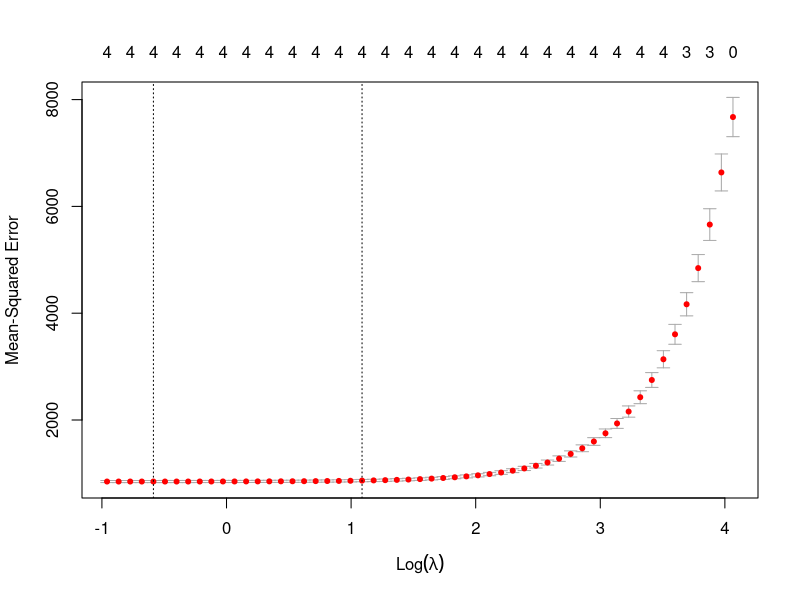

The R script that drew this image:
library(MASS)
library(tidyr)
library(ggplot2)
library(glmnet)
get_results<- function(lambda){
  coeffs_total=data.frame(V1=numeric(),V2=numeric(),V3=numeric(),V4=numeric(),V5=numeric())
  for (q in 1:100){
    V1 =runif(1000)*100
    V2 =runif(1000)*10 + V1
    
    V3 =runif(1000)*100
    V4 =runif(1000)*10 + V3
    
    V5 =runif(1000)*100
    Residuals =runif(1000)*100
    Y = V1 + V2 + V3 + V4 + Residuals
    coefs_lm <-lm(Y ~ V1 + V2 + V3 + V4 + V5)$coefficients
    coefs_rd <-glmnet(cbind(V1 ,V2,V3,V4 ,V5),Y,lambda=lambda,alpha=1)$beta
    frame1 <-data.frame(V1=coefs_lm[2], V2=coefs_lm[3],V3=coefs_lm[4], V4=coefs_lm[5],V5=coefs_lm[6],method="lm")
    frame2 <-data.frame(V1=coefs_rd[1], V2=coefs_rd[2],V3=coefs_rd[3], V4=coefs_rd[4],V5=coefs_rd[5],method="ridge")
    coeffs_total<-rbind(coeffs_total,frame1,frame2)
  }
  transposed_data= gather(coeffs_total,"variable","value",1:5)
  ggplot(transposed_data,aes(x=variable, y=value, fill=method)) +geom_boxplot()
  print(transposed_data%>%group_by(variable,method) %>% summarise(median=median(value)))
}



V1 =runif(1000)*100
V2 =runif(1000)*10 + V1
V3 =runif(1000)*100
V4 =runif(1000)*10 + V3
V5 =runif(1000)*100
Residuals =runif(1000)*100
Y = V1 + V2 + V3 + V4 + Residuals
cv.lasso=cv.glmnet(cbind(V1 ,V2,V3,V4 ,V5),Y,alpha=1)
plot(cv.lasso)